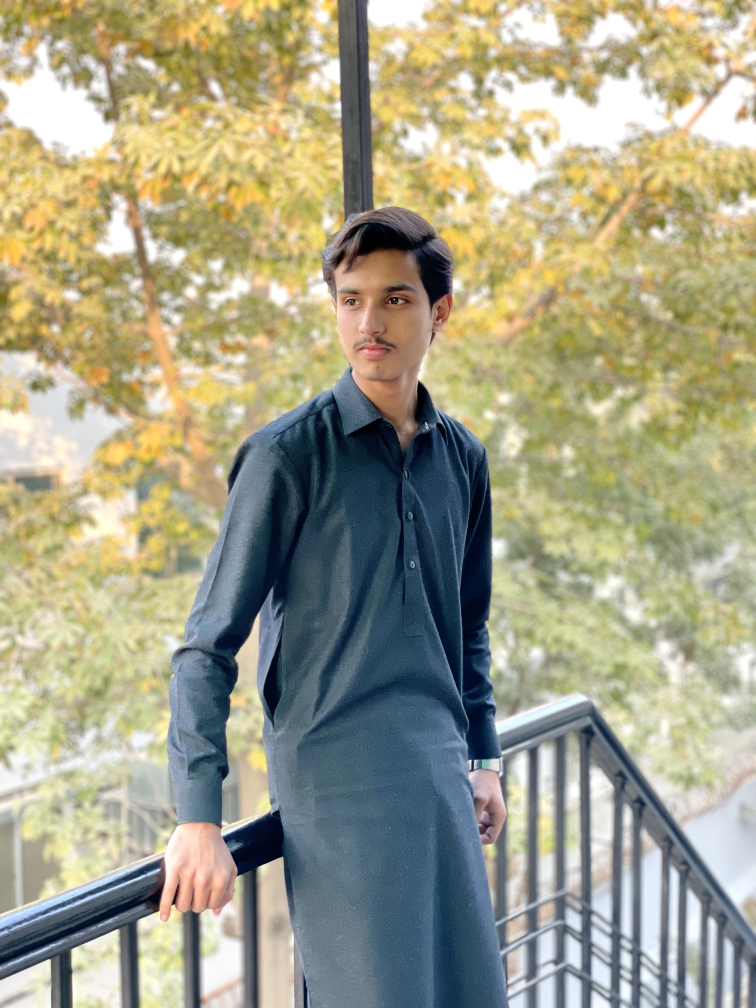
#> input picture Task 5(OpenCV)/minhaj.jpg, 3024 x 4032 px (shown at 1/4 size)
$ jupyter execute --allow-errors OpenCV.ipynb
#> lines starting #> are read from the running program, lines starting #| are printed output that depends on the picture; after the words box and inside, x2 and y2 are one past the last pixel; in counts of white or black regions, pixels touching at a corner belong together
[cell 1]
import cv2

img = cv2.imread("minhaj.jpg", cv2.IMREAD_COLOR)
#> img is the input picture: shape (4032, 3024, 3); mean B, G, R 136.6, 161.2, 163.7

cv2.imshow("image", img)

cv2.waitKey(0)

cv2.destroyAllWindows()

[cell 2]
path = r"C:\Users\minha\Downloads\minhaj.jpg"

image = cv2.imread(path)

window_name = 'image'

cv2.imshow(window_name, image)

cv2.waitKey(0)

cv2.destroyAllWindows()

[cell 3]
import cv2

import os

image_path = r"C:\Users\minha\Downloads\minhaj.jpg"

directory = r"C:\Users\minha\Downloads"

img = cv2.imread(image_path)

os.chdir(directory)

print("Before saving image:")
#> (the rest of this cell did not finish here and is left out)

[cell 4]
import cv2

image = cv2.imread('minhaj.jpg')

r = cv2.resize(image, (int(image.shape[1]/2), int(image.shape[0]/2)))

B, G, R = cv2.split(r)
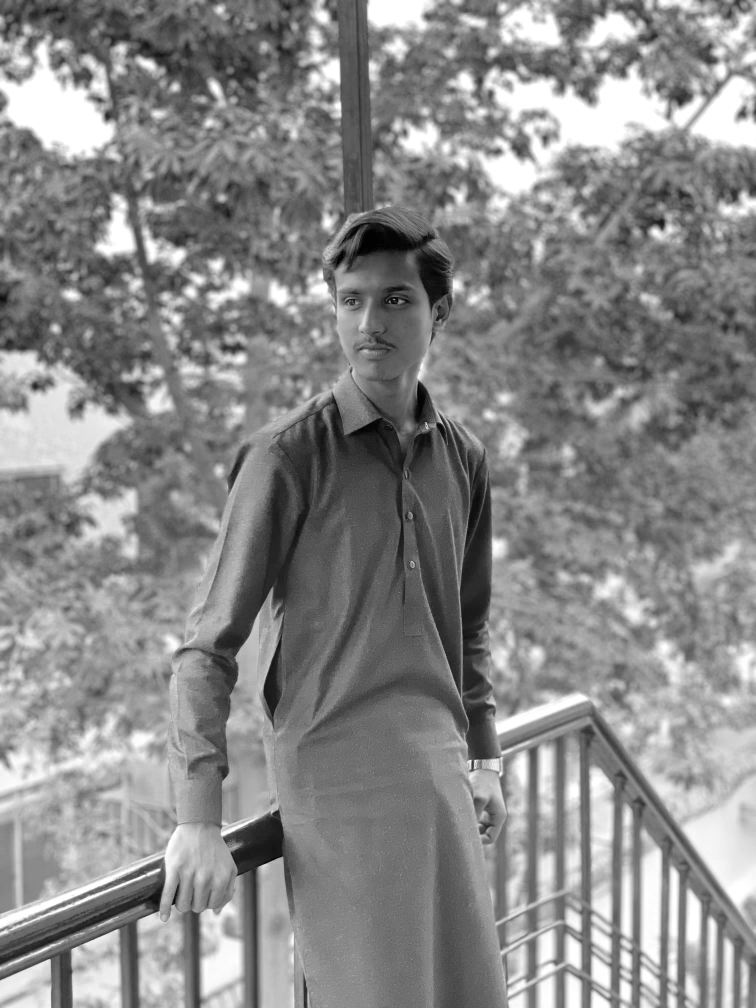
#> B: shape (2016, 1512) (shown at 1/2 size); min 0, max 255, mean 136.7
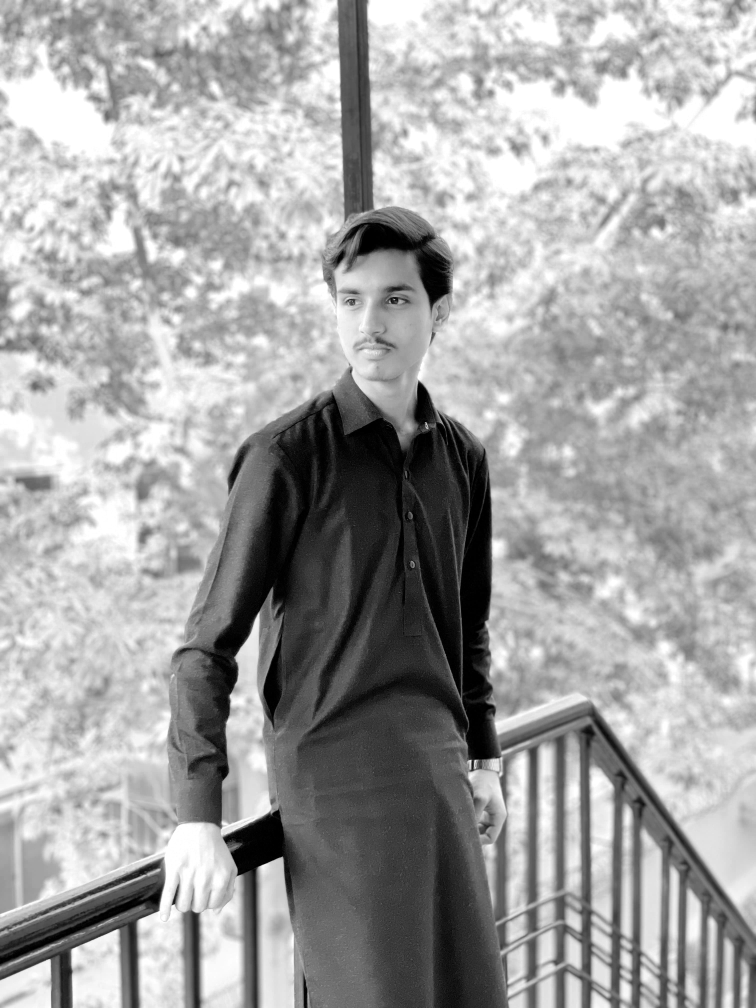
#> R: shape (2016, 1512) (shown at 1/2 size); min 0, max 255, mean 163.8

cv2.imshow("Original", r)
cv2.waitKey(0)

cv2.imshow("Blue", B)
cv2.waitKey(0)

cv2.imshow("Green", G)
cv2.waitKey(0)

cv2.imshow("Red", R)
cv2.waitKey(0)

cv2.destroyAllWindows()

[cell 5]
import cv2
import numpy as np

image1 = cv2.imread('minhaj.jpg')
image2 = cv2.imread('minhaj.jpg')

weightedSum = cv2.addWeighted(image1, 0.5, image2, 0.4, 0)
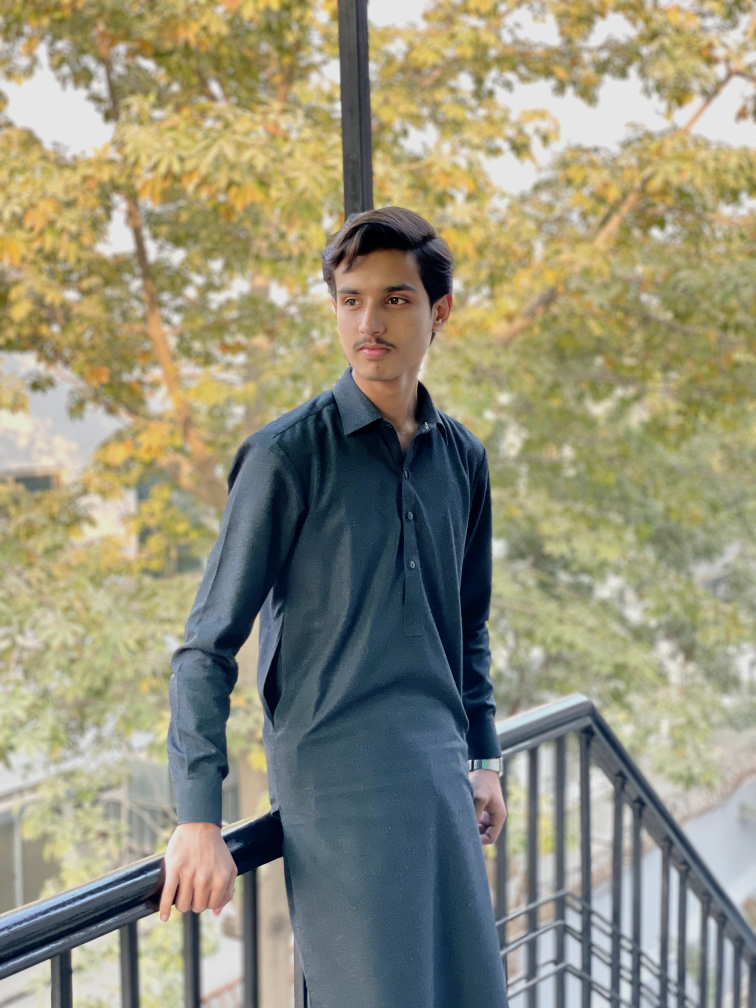
#> weightedSum: shape (4032, 3024, 3) (shown at 1/4 size); mean B, G, R 122.9, 145.1, 147.3

cv2.imshow('Weighted Image', weightedSum)

if cv2.waitKey(0) & 0xff == 27:
#> (key Esc is pressed here)
	cv2.destroyAllWindows()

[cell 6]
import cv2
import numpy as np

img1 = cv2.imread('minhaj.jpg')
img2 = cv2.imread('minhaj.jpg')

dest_and = cv2.bitwise_and(img2, img1, mask = None)

cv2.imshow('Bitwise And', dest_and)


cv2.destroyAllWindows()

[cell 7]
import cv2
import matplotlib.pyplot as plt

image = cv2.imread("minhaj.jpg")
half = cv2.resize(image, (0, 0), fx = 0.1, fy = 0.1)
bigger = cv2.resize(image, (1050, 1610))
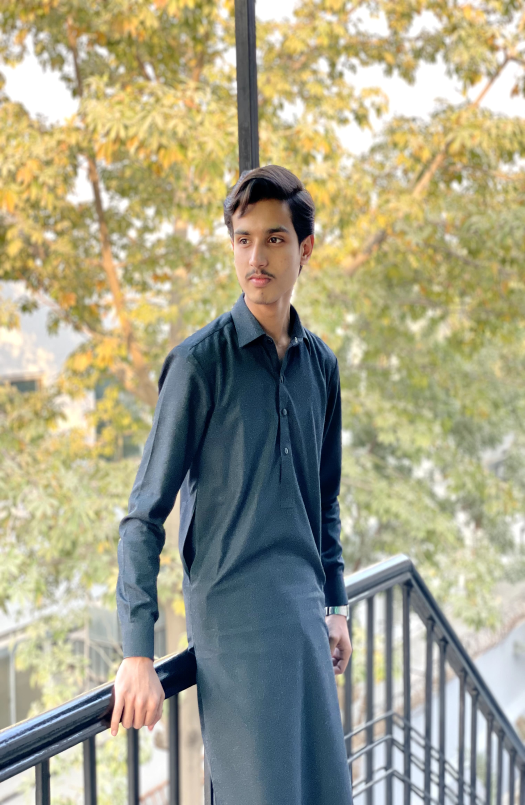
#> bigger: shape (1610, 1050, 3) (shown at 1/2 size); mean B, G, R 136.5, 161.1, 163.6

stretch_near = cv2.resize(image, (780, 540),
               interpolation = cv2.INTER_LINEAR)
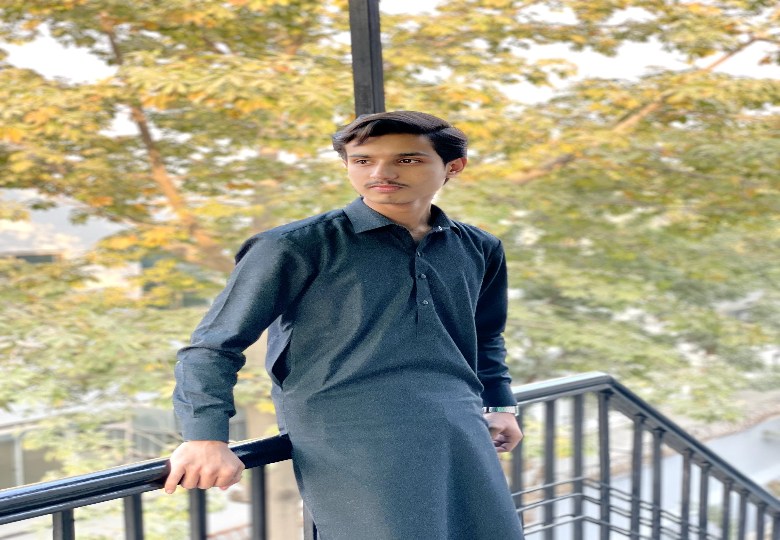
#> stretch_near: shape (540, 780, 3); mean B, G, R 136.5, 161.1, 163.6


Titles =["Original", "Half", "Bigger", "Interpolation Nearest"]
images =[image, half, bigger, stretch_near]
count = 4

for i in range(count):
    plt.subplot(2, 2, i + 1)
    plt.title(Titles[i])
    plt.imshow(images[i])

plt.show()
#> figure, not shown here; B, G, R data is drawn as R, G, B

[cell 8]
import cv2

import numpy as np

path = r"C:\Users\minha\Downloads\minhaj.jpg"

image = cv2.imread(path)

window_name = 'Image'

kernel = np.ones((5, 5), np.uint8)

image = cv2.erode(image, kernel)

cv2.imshow(window_name, image)

[cell 9]
import cv2
import numpy as np

image = cv2.imread('minhaj.jpg')

cv2.imshow('Original Image', image)
cv2.waitKey(0)

Gaussian = cv2.GaussianBlur(image, (7, 7), 0)
cv2.imshow('Gaussian Blurring', Gaussian)
cv2.waitKey(0)

median = cv2.medianBlur(image, 5)
cv2.imshow('Median Blurring', median)
cv2.waitKey(0)

bilateral = cv2.bilateralFilter(image, 9, 75, 75)
cv2.imshow('Bilateral Blurring', bilateral)
cv2.waitKey(0)
cv2.destroyAllWindows()

[cell 10]
import cv2

path = r"C:\Users\minha\Downloads\minhaj.jpg"

image = cv2.imread(path)

window_name = 'Image'

image = cv2.copyMakeBorder(image, 10, 10, 10, 10, cv2.BORDER_CONSTANT, None, value = 0)
#> image: shape (4052, 3044, 3)

cv2.imshow(window_name, image)

[cell 11]
import cv2

image = cv2.imread('minhaj.jpg')
cv2.imshow('Original', image)
cv2.waitKey(0)

gray_image = cv2.cvtColor(image, cv2.COLOR_BGR2GRAY)

cv2.imshow('Grayscale', gray_image)
cv2.waitKey(0)

cv2.destroyAllWindows()

[cell 12]
import cv2
import numpy as np
import matplotlib.pyplot as plt

image = cv2.imread('minhaj.jpg')

image_rgb = cv2.cvtColor(image, cv2.COLOR_BGR2RGB)

scale_factor_1 = 3.0

scale_factor_2 = 1/3.0

height, width = image_rgb.shape[:2]
#> height = 4032; width = 3024

new_height = int(height * scale_factor_1)
#> new_height = 12096
new_width = int(width * scale_factor_1)
#> new_width = 9072

zoomed_image = cv2.resize(src =image_rgb,
                          dsize=(new_width, new_height),
                          interpolation=cv2.INTER_CUBIC)


new_height1 = int(height * scale_factor_2)
#> new_height1 = 1344
new_width1 = int(width * scale_factor_2)
#> new_width1 = 1008

scaled_image = cv2.resize(src= image_rgb,
                          dsize =(new_width1, new_height1),
                          interpolation=cv2.INTER_AREA)

fig, axs = plt.subplots(1, 3, figsize=(10, 4))

axs[0].imshow(image_rgb)
axs[0].set_title('Original Image Shape:'+str(image_rgb.shape))

axs[1].imshow(zoomed_image)
axs[1].set_title('Zoomed Image Shape:'+str(zoomed_image.shape))

axs[2].imshow(scaled_image)
axs[2].set_title('Scaled Image Shape:'+str(scaled_image.shape))

for ax in axs:
    ax.set_xticks([])
    ax.set_yticks([])
#> this loop made 3 passes

plt.tight_layout()
plt.show()
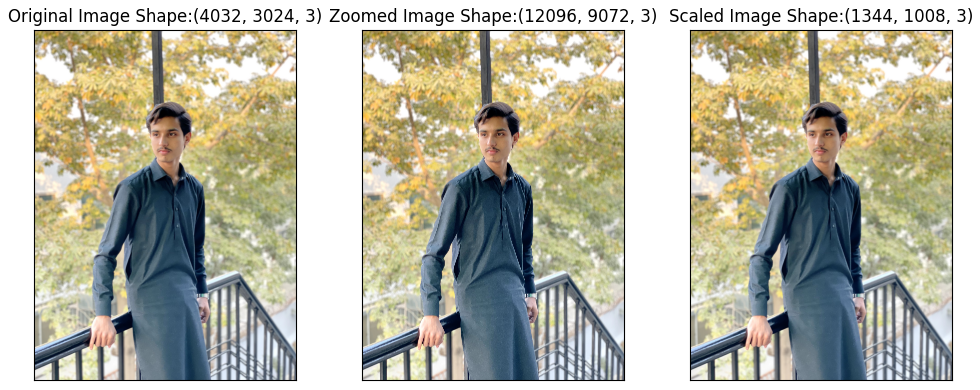
#> figure drawn by matplotlib, 3 panels

[cell 13]
import cv2

image = cv2.imread("minhaj.jpg")


resized_image = cv2.resize(image, (image.shape[1] // 2, image.shape[0] // 2))

cv2.imshow("Resized Image", resized_image)
cv2.waitKey(0)
cv2.destroyAllWindows()

[cell 14]
import cv2

image = cv2.imread("minhaj.jpg")

cv2.rectangle(image, (50, 50), (200, 200), (0, 255, 0), 3)
#> image: shape (4032, 3024, 3)

cv2.circle(image, (300, 300), 50, (255, 0, 0), -1)

cv2.imshow("Shapes on Image", image)
cv2.waitKey(0)
cv2.destroyAllWindows()

[cell 15]
import cv2

image = cv2.imread("minhaj.jpg", cv2.IMREAD_GRAYSCALE)
#> image: shape (4032, 3024); min 0, max 255, mean 159.1

edges = cv2.Canny(image, 100, 200)
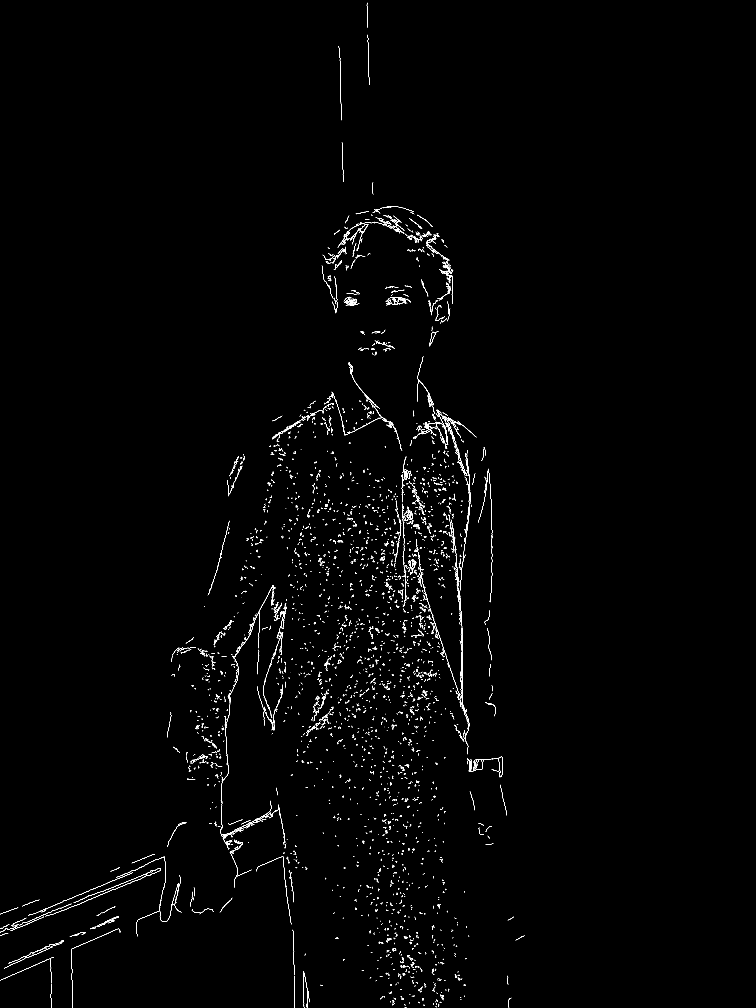
#> edges: shape (4032, 3024) (shown at 1/4 size); 0.58% white in thin lines or dots, all inside (x1, y1, x2, y2) = (0, 11, 2099, 4032)

cv2.imshow("Edge Detection", edges)
cv2.waitKey(0)
cv2.destroyAllWindows()
